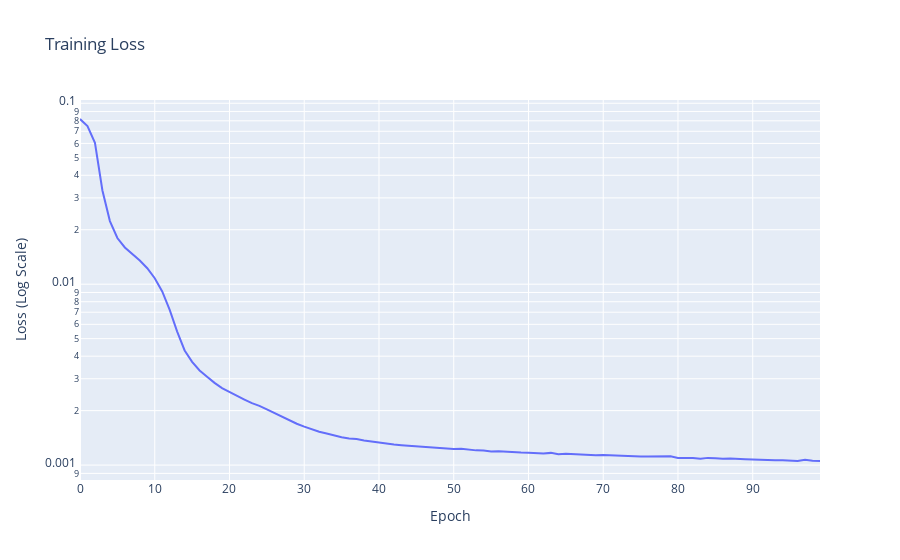

The code cell stored with this chart in its notebook:
### Code cell
# plot the loss
utils.plot_loss(loss)
